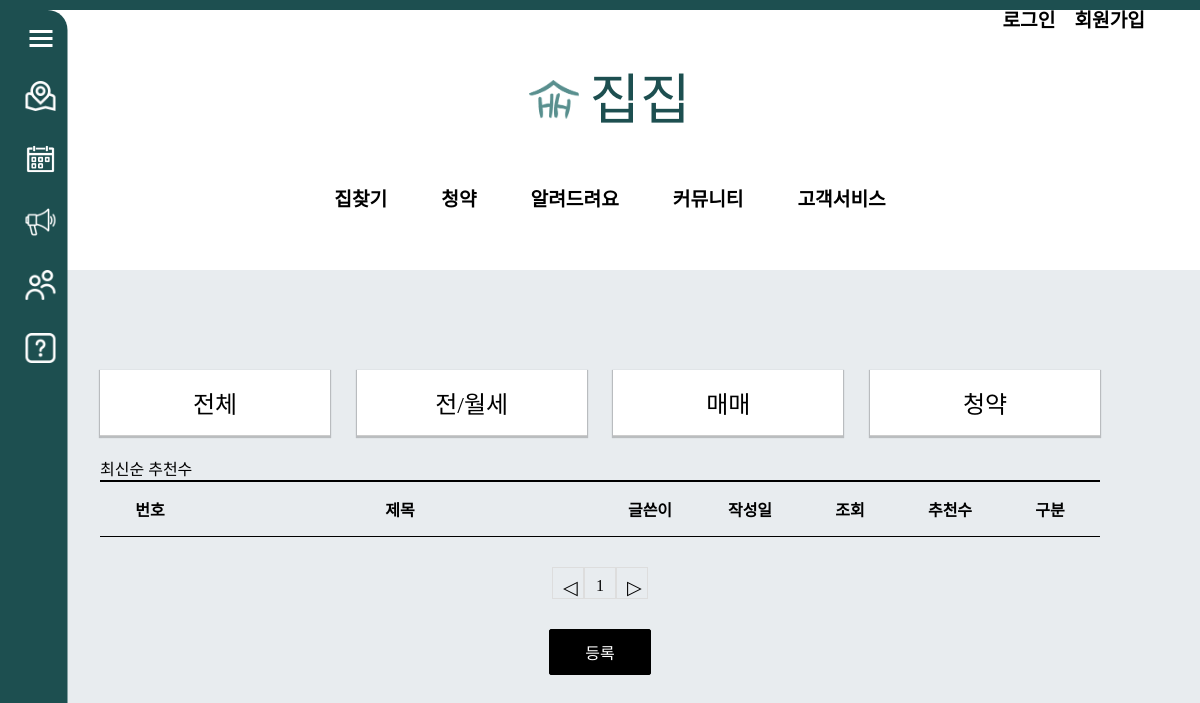
/review/review_mama/, run on an earlier commit of the app's database.
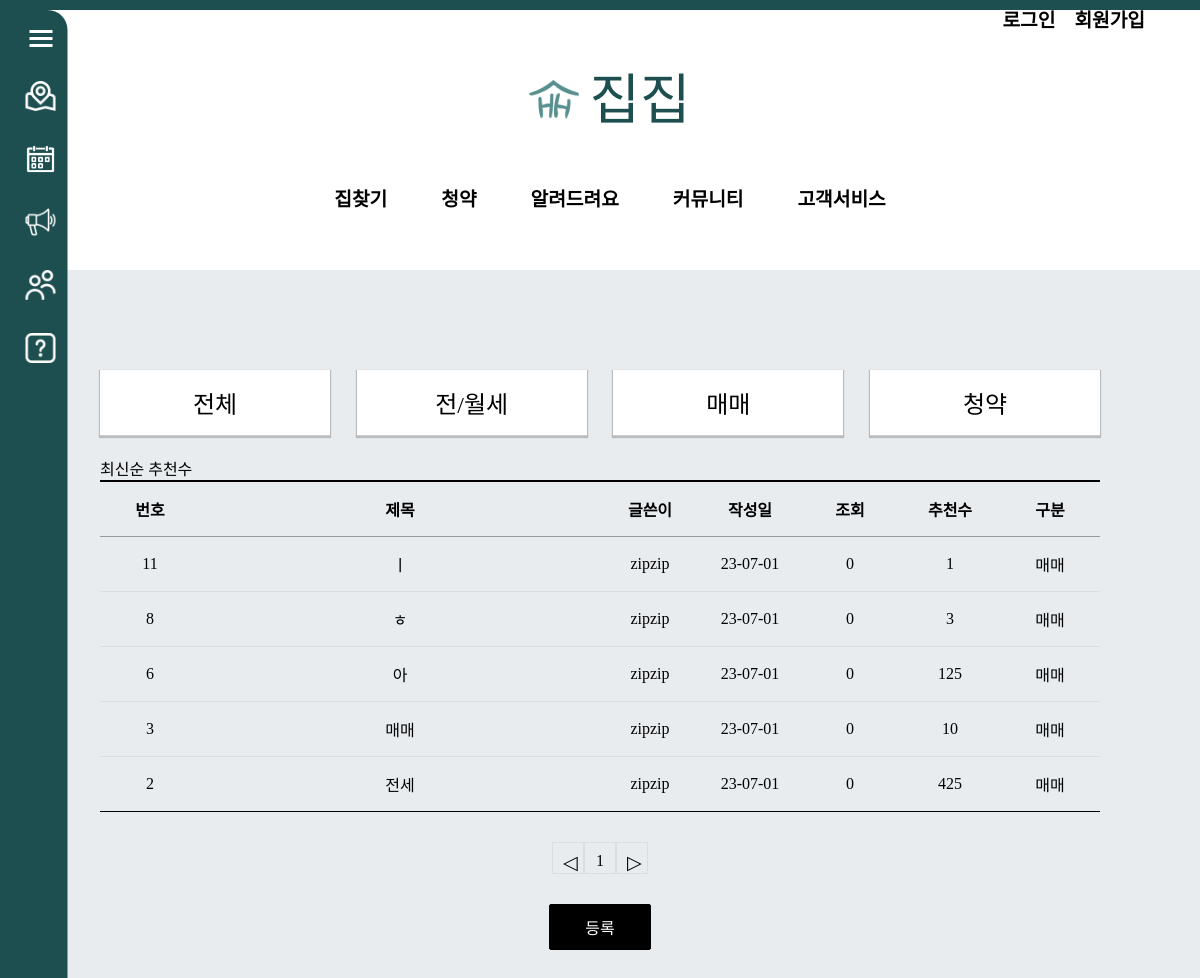
And on a later commit of the database.
### review/models.py (models this page shows, shortened)
class Review_Board(models.Model):
    r_title = models.CharField(max_length=100)
    r_content = models.TextField()
    user = models.ForeignKey(User, on_delete=models.CASCADE)
    r_regdate = models.DateTimeField()
    r_modifydate = models.DateTimeField(null=True, blank=True)
    r_type = models.CharField(max_length=10) # 리뷰 게시판 타입
    r_hit = models.IntegerField(default=0)
    r_recommend = models.IntegerField(default=0)

### review/views.py (the view)
# urls.py: path('review_mama/', views.review_list_mama, name='review_mama'), # 거래후기매매
def review_list_mama(request):
    question_list = Review_Board.objects.filter(r_type='매매').order_by('-r_regdate')
    page = request.GET.get('page', '1')
    paginator = Paginator(question_list, 10)
    text = paginator.get_page(page)
    context = {'question_list': text}
    return render(request, 'review/review_list_mama.html', context)

### templates/review/review_list_mama.html (shortened to what this page needs)
<!DOCTYPE html>
<html lang="en">
{% load static %}
<head>
    <link rel="stylesheet" href="{% static 'css/review/css/css.css' %}">
</head>
<body>
{% include 'poll/sidebar.html' %}
{% include 'poll/header.html' %}
    <div class="board_wrap">
        <div class="board_list_wrap">
            <div class="category_wrap">
                <ul>
                    <li><a href="{% url 'review:review_main' %}">전체</a></li>
                    <li><a href="{% url 'review:review_jan' %}" >전/월세</a></li>
                    <li><a href="{% url 'review:review_mama' %}" >매매</a></li>
                    <li><a href="{% url 'review:review_subscription' %}" >청약</a></li>
                </ul>
            </div>
            <div>
                <a href="{% url 'review:review_mama' %}">최신순</a>
                <a href="{% url 'review:review_mama_recommend' %}">추천수</a>
            </div>
            <div class="board_list">
                <div class="top">
                    <div class="num">번호</div>
                    <div class="title">제목</div>
                    <div class="writer">글쓴이</div>
                    <div class="date">작성일</div>
                    <div class="count">조회</div>
                    <div class="count">추천수</div>
                    <div class="division">구분</div>
                </div>
                {% for question in question_list %}
                <div>
                    <div class="num">{{ question.id }}</div>
                    <div class="title"><a href="{% url 'review:review_detail' question.id %}">{{ question.r_title }}</a></div>
                    <div class="writer">{{ question.user }}</div>
                    <div class="date">{{ question.r_regdate|date:"y-m-d" }}</div>
                    <div class="count">{{ question.r_hit }}</div>
                    <div class="count">{{ question.r_recommend }}</div>
                    <div class="division">{{question.r_type}}</div>
                </div>
                {% endfor %}
            </div>
            <ul class="board_page">
                {% if question_list.has_previous %}
                <li class="bt first">
                    <a class="bt prev" href="?page={{ question_list.previous_page_number }}">◀</a>
                </li>
                {% else %}
                <li class="page-item disabled">
                    <a class="bt prev">◁</a>
                </li>
                {% endif %}
                {% for page_number in question_list.paginator.page_range %}
                {% if question_list.number == page_number %}
                <li class="page-item active">
                    <a class="num">{{ page_number }}</a>
                </li>
                {% else %}
                <li class="page-item">
                    <a class="num" href="?page={{ page_number }}">{{ page_number }}</a>
                </li>
                {% endif %}
                {% endfor %}
                {% if question_list.has_next %}
                <li class="page-item">
                    <a class="bt last" href="?page={{ question_list.next_page_number }}">▶</a>
                </li>
                {% else %}
                <li class="page-item disabled">
                    <a class="bt last">▷</a>
                </li>
                {% endif %}
            </ul>
            <div class="bt_wrap">
                <a href="#" class="on">등록</a>
            </div>
        </div>
    </div>
</body>
</html>

### templates/poll/sidebar.html (shortened to what this page needs)
<!DOCTYPE html>
{% load static %}
<html lang="en">
<head>
    <link rel="stylesheet" href="{% static 'css/poll/style.css' %}">
</head>
<body>
    <aside class="side-bar">
        <section class="side-bar-icon-box">
            <section class="side-bar-icon1">
                <div></div>
                <div></div>
                <div></div>
            </section>
        </section>
        <ul>
            <li>
                <a href="{% url 'map:search' %}">
                    <i class="side-icon2"></i>
                </a>
            </li>
            <li>
                <a href="{% url 'koreaCalendar:subCalendar' %}">
                    <i class="side-icon3"></i>
                </a>
            </li>
            <li>
                <a href="{% url 'information:information' %}">
                    <i class="side-icon4"></i>
                </a>
            </li>
            <li>
                <a href="{% url 'community:free' %}">
                    <i class="side-icon5"></i>
                </a>
            </li>
            <li>
                <a href="{% url 'notice:notice' %}">
                    <i class="side-icon6"></i>
                </a>
            </li>
        </ul>
    </aside>
</body>
</html>

### templates/poll/header.html (shortened to what this page needs)
<!DOCTYPE html>
{% load static %}
<html lang="en">
<head>
    <link rel="stylesheet" href="{% static 'css/poll/style.css' %}">
</head>
<body>
    <header class="header-bar">
        <section class="header-icon-box">
            <div class="header-logo"><a href="{% url 'poll:index' %}"><img src="../../static/images/logo/연함.png" alt="">집집</a></div>
        </section>
        <section class="header-side-login">
            <ul>
              {% if user.is_authenticated %}
                <li style="border-right: transparent;">
                    <a href="{% url 'common:signout' %}">로그아웃</a>
                </li>
                {% else %}
                <li>
                    <a href="{% url 'common:signin' %}">로그인</a>
                </li>
                <li>
                    <a href="{% url 'common:signup' %}">회원가입</a>
                </li>
                {% endif %}
            </ul>
        </section>
        <section class="header-menu">
            <ul>
                <li>
                    <a href="{% url 'map:search' %}">
                        <span>집찾기</span>
                    </a>
                </li>
                <li>
                    <a href="{% url 'koreaCalendar:subCalendar' %}">
                        <span>청약</span>
                    </a>
                </li>
                <li>
                    <a href="{% url 'information:information' %}">
                        <span>알려드려요</span>
                    </a>
                </li>
                <li>
                    <a href="{% url 'community:free' %}">
                        <span>커뮤니티</span>
                    </a>
                </li>
                <li>
                    <a href="{% url 'notice:notice' %}">
                        <span>고객서비스</span>
                    </a>
                </li>
            </ul>
        </section>
    </header>
</body>
</html>

### static/css/poll/style.css (style rules this page uses)
* { margin: 0; padding: 0; }
body { background: #e8ecef; font-family: 'GangwonEdu_OTFBoldA'; border-top: 10px solid #1d4f50 }
ul li { list-style: none; }
a { text-decoration: none; }
.side-bar-icon-box { display: flex; justify-content: flex-end; padding-bottom: 4px; }
.side-bar-icon1 { position: relative; width: 23px; height: 17px; margin: 15px; margin-top: 20px; transition: .5s; }
.side-bar-icon1 > div { position: absolute; width: 100%; height: 20%; background-color: white; transition: all .5s; }
.side-bar-icon1 > div:nth-of-type(1) { top: 0; width: auto; left: 0; right: 0; transition: all .5s, left calc(.5s / 2) calc(.5s / 2), right calc(.5s / 2) calc(.5s / 2), height calc(.5s / 2) 0s; }
.side-bar-icon1 > div:nth-of-type(2) { top: 40%; transform-origin: bottom left; }
.side-bar-icon1 > div:nth-of-type(3) { top: 80%; left: auto; right: 0; transform-origin: bottom right; }
.side-bar { height: 1200px; position: fixed; background: rgb(29,79,80); width: 240px; min-height: 100%; border-radius: 20px; transform: translate(calc(230px * -0.75), 0); transition: .5s; z-index:1000; }
.side-bar ul > li > a { display: block; color: white; font-size: 1.2rem; font-weight: bold; padding-top: 15px; padding-bottom: 20px; padding-left: 30px; border-left: 1px solid #ccc }
.side-bar > ul > li > a:first-child { position: relative; }
.side-bar > ul > li > a > i { display: inline-block; position: absolute; top: 24%; right: 5%; width: 30px; height: 30px; }
.side-bar > ul > li > a > .side-icon2 { background-image: url('../../images/menubar/1.지도.png'); background-size: cover; }
.side-bar > ul > li > a > .side-icon3 { background-image: url('../../images/menubar/2.청약.png'); background-size: cover; }
.side-bar > ul > li > a > .side-icon4 { background-image: url('../../images/menubar/3.알려드려요.png'); background-size: cover; }
.side-bar > ul > li > a > .side-icon5 { background-image: url('../../images/menubar/4.커뮤니티.png'); background-size: cover; }
.side-bar > ul > li > a > .side-icon6 { background-image: url('../../images/menubar/5.고객서비스.png'); background-size: cover; }
.side-bar > ul > li { position: relative; }
.header-bar { top: 0; left: 0; background: white; width: 100%; height: 30vh; min-height: 20vh; padding: 10px; }
.header-bar a { color: black }
.header-bar > .header-icon-box { position: relative; width: 20%; height: calc(30vh / 1.5); margin: 5px auto; text-align: center; }
.header-bar > .header-icon-box > .header-logo { width: 100%; height: 100%; font-size: 55px; font-family: "박용준 투사회보"; padding: 30px 0 0 0; }
.header-bar > .header-icon-box > .header-logo > a { display: block; width: 100%; height: 100%; color: #1d4f50; }
.header-bar > .header-icon-box > .header-logo > a > img { width: 50px; margin-right :10px }
.header-bar > .header-side-login { position: absolute; top: 0; right: 0; }
.header-bar > .header-side-login > ul { margin-right: 40px; }
.header-bar > .header-side-login > ul > li { display: inline-block; margin-top: 5px; margin-right: 15px; font-size: 1.2rem; font-weight: bold; }
.header-bar > .header-menu { position: absolute; top: calc(30vh / 1.5); height: calc(30vh / 3); line-height: calc(30vh / 3); display: flex; justify-content: center; width: 100%; }
.header-bar > .header-menu > ul > li { display: inline-block; position: relative; }
.header-bar > .header-menu > ul > li > a { font-size: 1.2rem; font-weight: bold; padding-left: 25px; padding-right: 25px; }
.header-bar > .header-menu > ul > li > a:first-child { position: relative; }
ul > li { list-style: none; }

What changed in the data, as far as the page shows it:
added Review_Board: id "11", r_title "ㅣ", user "zipzip", r_regdate "23-07-01", r_hit "0", r_recommend "1", r_type "매매"
added Review_Board: id "8", r_title "ㅎ", user "zipzip", r_regdate "23-07-01", r_hit "0", r_recommend "3", r_type "매매"
added Review_Board: id "6", r_title "아", user "zipzip", r_regdate "23-07-01", r_hit "0", r_recommend "125", r_type "매매"
added Review_Board: id "3", r_title "매매", user "zipzip", r_regdate "23-07-01", r_hit "0", r_recommend "10", r_type "매매"
added Review_Board: id "2", r_title "전세", user "zipzip", r_regdate "23-07-01", r_hit "0", r_recommend "425", r_type "매매"
